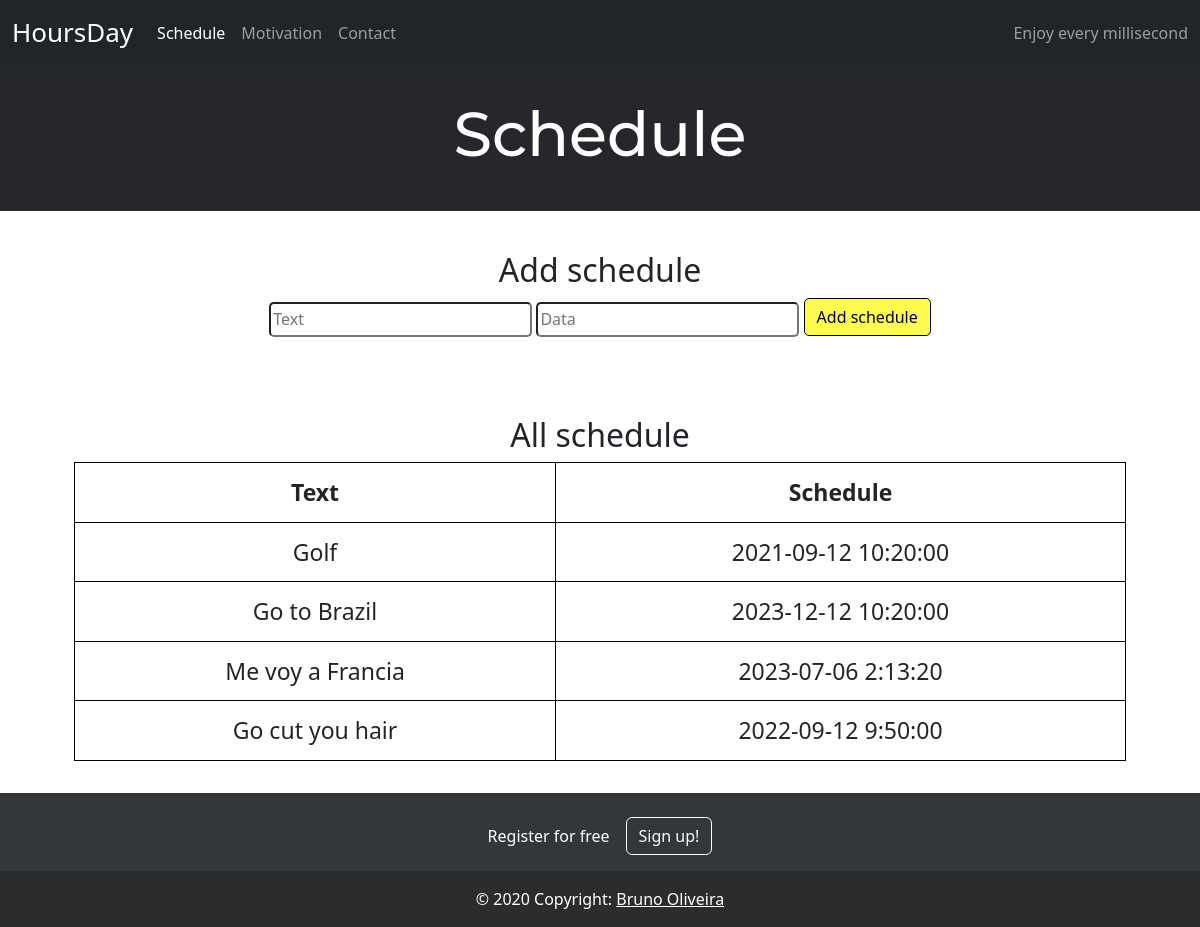
Before: /schedule with the older database file.
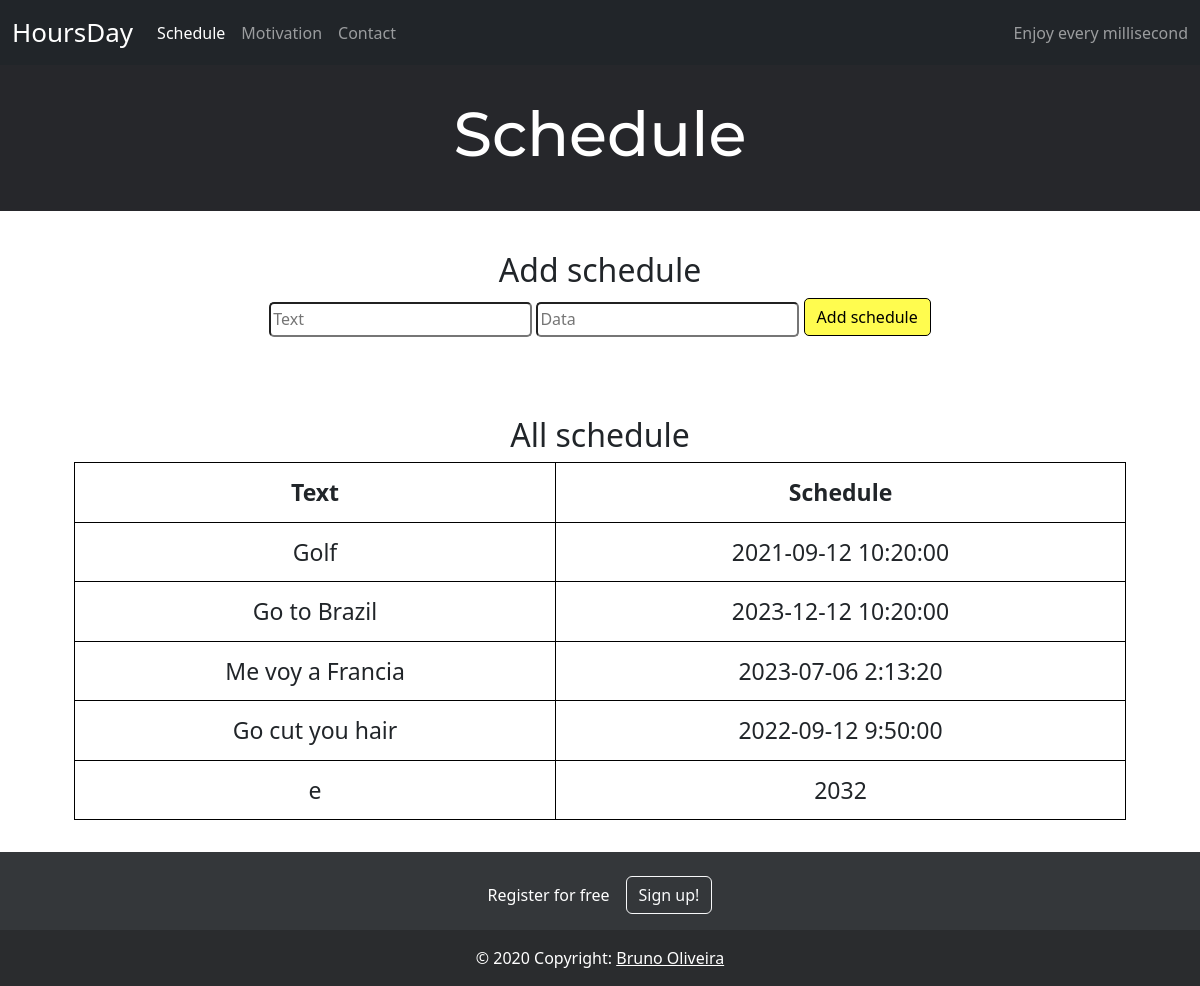
After: the same page with the newer database file.
### tables this page shows
CREATE TABLE schedule 
( 
  text TEXT,
  data DATETIME
);

### app.py (the view)
@app.route("/schedule", methods=["GET", "POST"])
def index():
    if request.method == "POST":
        text = request.form.get("text")
        data = request.form.get("data")
        db.execute("INSERT INTO schedule (text, data) VALUES(?, ?)", text, data)
        return redirect("/schedule")
    else:
        schedule = db.execute("SELECT * FROM schedule")
        return render_template("schedule.html", schedule=schedule)

### templates/schedule.html (shortened to what this page needs)
<!DOCTYPE html>
<html lang="en">
    <head>
        <link href="./static/styles.css" rel="stylesheet">
    </head>
    <body>
        {% include 'header.html' %}
        {% block content %}
        <div class="header">
            <h1 class="h1_schedule">Schedule</h1>
        </div>
        <div class="container">
            <div class="section">
                <h2>Add schedule</h2>
                <form action="" method="post">
                    <input name="text" placeholder="Text" type="text">
                    <input name="data" placeholder="Data" type="datetime" min="00:00" max="24:00">
                    <input type="submit" value="Add schedule">
                </form>
            </div>
            <br><br>
            <div class="section">
                <h2>All schedule</h2>
                <table>
                    <thead>
                        <tr>
                            <th>Text</th>
                            <th>Schedule</th>
                        </tr>
                    </thead>
                    <tbody>
                        {% for schedule in schedule %}
                            <tr>
                                <td>{{ schedule.text }}</td>
                                <td>{{ schedule.data }}</td>
                            </tr>
                        {% endfor %}
                    </tbody>
                </table>
            </div>
        </div>
    </body>
</html>
{% endblock %}
{% include 'footer.html'%}

### templates/header.html (shortened to what this page needs)
<link href="https://cdn.jsdelivr.net/npm/bootstrap@5.2.3/dist/css/bootstrap.min.css" rel="stylesheet">
<nav class="navbar navbar-expand-lg navbar-dark bg-dark">
<div class="container-fluid">
  <a style="font-size: 26px;" class="navbar-brand" href="/">HoursDay</a>
  <div class="collapse navbar-collapse" id="navbarText">
    <ul class="navbar-nav me-auto mb-2 mb-lg-0">
      <li class="nav-item">
        <a class="nav-link active" aria-current="page" href="/schedule">Schedule</a>
      </li>
      <li class="nav-item">
        <a class="nav-link" href="/motivation">Motivation</a>
      </li>
      <li class="nav-item">
        <a class="nav-link" href="/contact">Contact</a>
      </li>
    </ul>
    <span class="navbar-text">
      Enjoy every millisecond
    </span>
  </div>
</div>
</nav>

### templates/footer.html
<section class="">
    <footer class="text-center text-white" style="    background-color: #34373a">
      <div class="container p-4 pb-0">
        <section class="">
          <p class="d-flex justify-content-center align-items-center">
            <span class="me-3">Register for free</span>
            <button onclick="location.href='/contact'" type="button" class="btn btn-outline-light btn-rounded">
              Sign up!
            </button>
          </p>
        </section>
      </div>
      <div class="text-center p-3" style="background-color: rgba(0, 0, 0, 0.2);">
        © 2020 Copyright:
        <a class="text-white" href="https://github.com/DevBrunoo"> Bruno Oliveira</a>
      </div>
    </footer>
  </section>

### static/styles.css (style rules this page uses)
body { background-color: #fff; color: #212529; font-size: 1rem; font-weight: 400; line-height: 1.5; margin: 0; text-align: left; }
.h1_schedule { font-size: 62px; }
.container { margin-left: auto; margin-right: auto; padding-left: 15px; padding-right: 15px; text-align: center; width: 90%; }
.header { background-color: #26272b; color: #fff; margin-bottom: 2rem; padding: 2rem 1rem; text-align: center; }
.section { padding-bottom: 1rem; padding-left: 2rem; padding-right: 2rem; padding-top: 0.5rem; }
h1 { font-family: 'Montserrat', sans-serif; font-size: 48px; }
button, input[type="submit"] { background-color: rgba(255, 251, 0, 0.692); margin-bottom: 8px; border: 1px solid transparent; border-radius: 0.25rem; font-weight: 400; line-height: 1.5; padding: 0.375rem 0.75rem; text-align: center; transition: color 0.15s ease-in-out, background-color 0.15s ease-in-out, border-color 0.15s ease-in-out, box-shadow 0.15s ease-in-out; vertical-align: middle; border-color: black; border-radius: 5px; }
input[type="text"], input[type="datetime"] { line-height: 1.8; width: 25%; }
table { background-color: transparent; margin-bottom: 1rem; width: 100%; font-size: 23px; }
table th, table td { padding: 0.75rem; vertical-align: middle; border: 1px solid black; }
tbody tr:nth-of-type(odd) { background-color: rgba(209, 137, 137, 0.692) fon }
input, button { font-size: 22px; border-radius: 5px; }

Changed rows visible on the page:
added schedule: text "e", data "2032"
